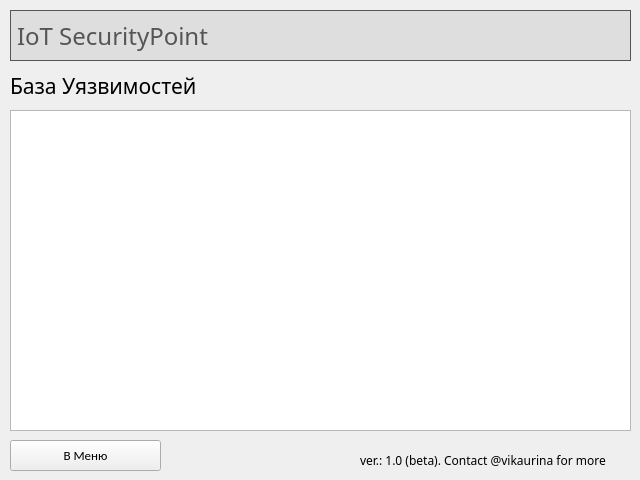
<?xml version="1.0" encoding="UTF-8"?>
<ui version="4.0">
 <class>IoT_SecurityPoint</class>
 <widget class="QMainWindow" name="IoT_SecurityPoint">
  <property name="geometry">
   <rect>
    <x>0</x>
    <y>0</y>
    <width>640</width>
    <height>480</height>
   </rect>
  </property>
  <property name="windowTitle">
   <string>MainWindow</string>
  </property>
  <widget class="QWidget" name="centralwidget">
   <widget class="QLabel" name="header_name">
    <property name="geometry">
     <rect>
      <x>10</x>
      <y>10</y>
      <width>621</width>
      <height>51</height>
     </rect>
    </property>
    <property name="font">
     <font>
      <family>Calibri Light</family>
      <pointsize>18</pointsize>
     </font>
    </property>
    <property name="styleSheet">
     <string notr="true">color: rgb(85, 85, 85);
border-color: rgb(85, 85, 85);
background-color: rgb(222, 222, 222);</string>
    </property>
    <property name="frameShape">
     <enum>QFrame::Box</enum>
    </property>
    <property name="frameShadow">
     <enum>QFrame::Plain</enum>
    </property>
    <property name="text">
     <string>IoT SecurityPoint</string>
    </property>
   </widget>
   <widget class="QPushButton" name="btn_back">
    <property name="geometry">
     <rect>
      <x>10</x>
      <y>440</y>
      <width>151</width>
      <height>31</height>
     </rect>
    </property>
    <property name="font">
     <font>
      <family>Calibri</family>
      <pointsize>10</pointsize>
     </font>
    </property>
    <property name="text">
     <string>В Меню</string>
    </property>
   </widget>
   <widget class="QLabel" name="header_name_db">
    <property name="geometry">
     <rect>
      <x>10</x>
      <y>60</y>
      <width>621</width>
      <height>51</height>
     </rect>
    </property>
    <property name="font">
     <font>
      <family>Calibri Light</family>
      <pointsize>16</pointsize>
     </font>
    </property>
    <property name="frameShape">
     <enum>QFrame::NoFrame</enum>
    </property>
    <property name="frameShadow">
     <enum>QFrame::Plain</enum>
    </property>
    <property name="text">
     <string>База Уязвимостей</string>
    </property>
   </widget>
   <widget class="QLabel" name="bottom_note">
    <property name="geometry">
     <rect>
      <x>360</x>
      <y>450</y>
      <width>271</width>
      <height>20</height>
     </rect>
    </property>
    <property name="font">
     <font>
      <family>Calibri Light</family>
      <pointsize>9</pointsize>
     </font>
    </property>
    <property name="text">
     <string>ver.: 1.0 (beta). Contact @vikaurina for more</string>
    </property>
   </widget>
   <widget class="QListWidget" name="list_db">
    <property name="geometry">
     <rect>
      <x>10</x>
      <y>110</y>
      <width>621</width>
      <height>321</height>
     </rect>
    </property>
    <property name="font">
     <font>
      <family>Calibri</family>
      <pointsize>10</pointsize>
     </font>
    </property>
   </widget>
  </widget>
 </widget>
 <resources/>
 <connections/>
</ui>
